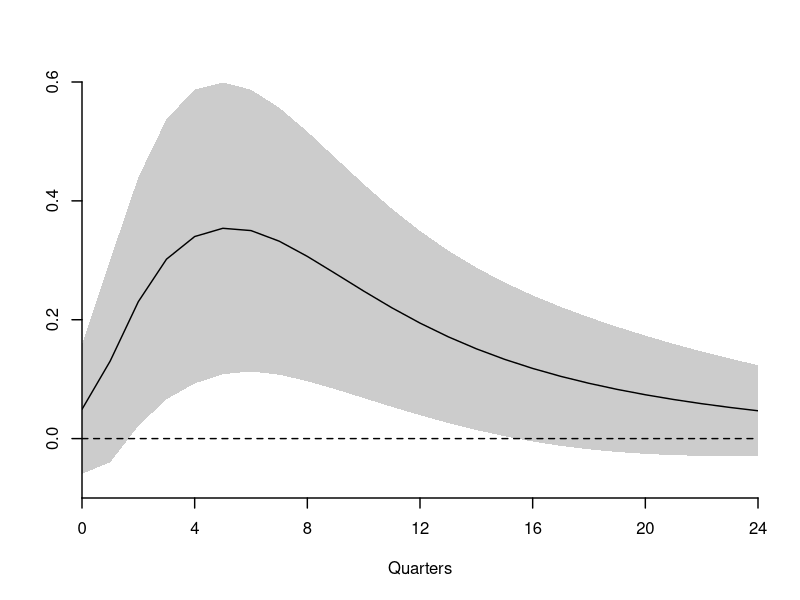
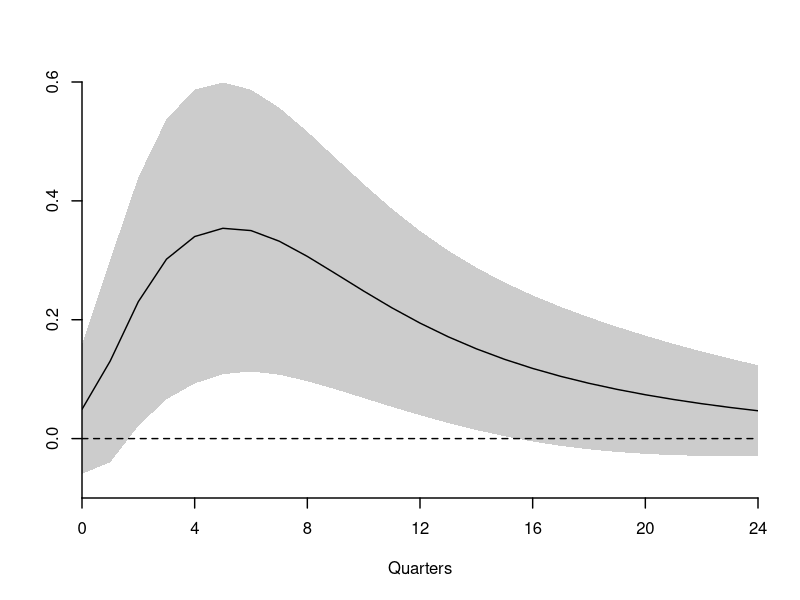
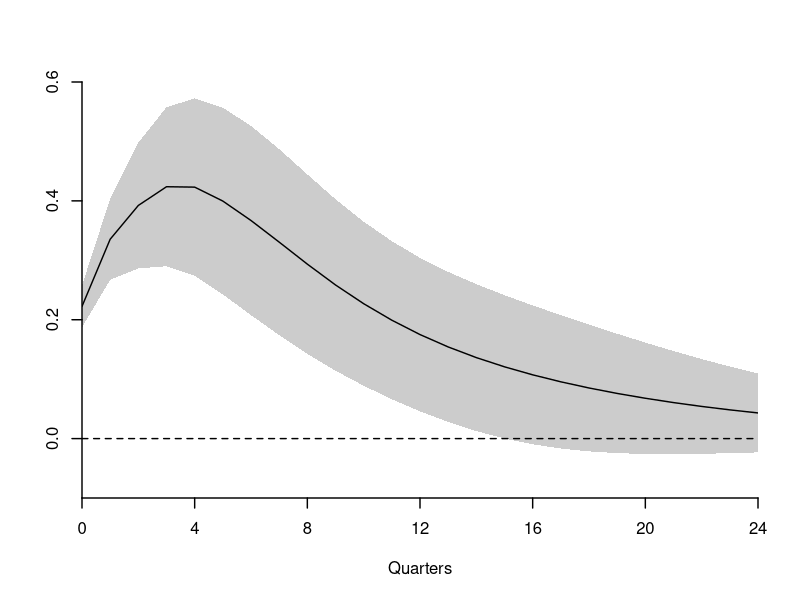
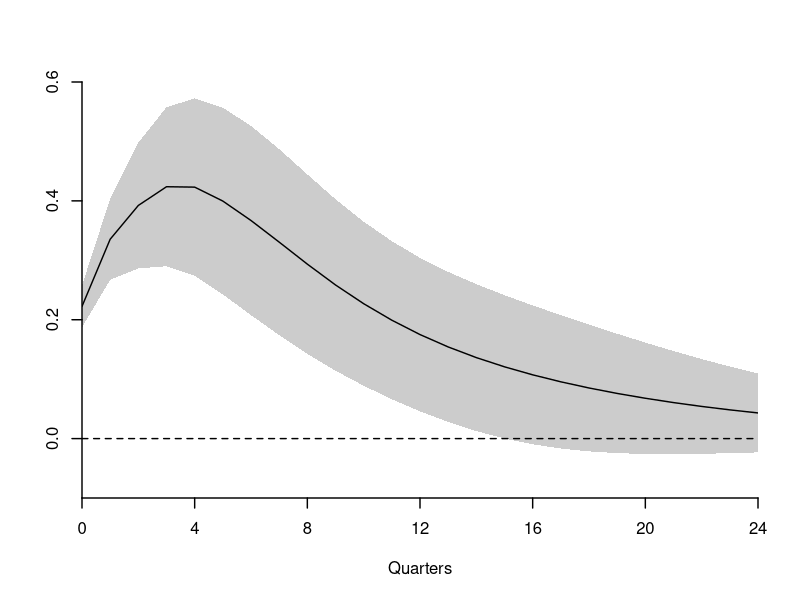

Write R code to recreate these figures, in order.
#########################################################################
##  This file generates Figure 15.4
##  Blanchard-Quah (1989) IRF
#########################################################################
### Uses files figure15_4a.txt, figure15_4b.txt
#########################################

dat <- read.table("figure15_4a.txt")
x <- dat[,1]
f <- dat[,2]
fL <- dat[,3]
fU <- dat[,4]

wd <- 1.4

pdf("HANSEN15-4a.pdf",family="Helvetica",colormodel='cmyk',width=4.5,height=4.5)
plot(x,f,type="l",xaxs="i",yaxs="i",ylab="",xlab="Quarters",bty="n",xaxt="n",yaxt="n",ylim=c(-.1,.6),xlim=c(0,24),lwd=wd) 
polygon(c(x,rev(x)),c(fL,rev(fU)),border=NA,col=grey(.8),lwd=wd)
axis(side=1,seq(0,24,4),lwd=wd)
axis(side=2,seq(-.2,.8,.2),lwd=wd)
abline(h=0,lwd=wd,lty=2)
lines(x,f,lwd=wd)
dev.off()

postscript("HANSEN15-4a.eps",paper="special",width=4.5,height=4.5,horizontal=FALSE,onefile=FALSE,family="Helvetica",colormodel='cmyk')
plot(x,f,type="l",xaxs="i",yaxs="i",ylab="",xlab="Quarters",bty="n",xaxt="n",yaxt="n",ylim=c(-.1,.6),xlim=c(0,24),lwd=wd) 
polygon(c(x,rev(x)),c(fL,rev(fU)),border=NA,col=grey(.8),lwd=wd)
axis(side=1,seq(0,24,4),lwd=wd)
axis(side=2,seq(-.2,.8,.2),lwd=wd)
abline(h=0,lwd=wd,lty=2)
lines(x,f,lwd=wd)
dev.off()

dat <- read.table("figure15_4b.txt")
x <- dat[,1]
f <- dat[,2]
fL <- dat[,3]
fU <- dat[,4]

wd <- 1.4

pdf("HANSEN15-4b.pdf",family="Helvetica",colormodel='cmyk',width=4.5,height=4.5)
plot(x,f,type="l",xaxs="i",yaxs="i",ylab="",xlab="Quarters",bty="n",yaxt="n",xaxt="n",ylim=c(-.1,.6),xlim=c(0,24),lwd=wd) 
polygon(c(x,rev(x)),c(fL,rev(fU)),border=NA,col=grey(.8),lwd=wd)
axis(side=1,seq(0,24,4),lwd=wd)
axis(side=2,seq(-.2,.8,.2),lwd=wd)
abline(h=0,lwd=wd,lty=2)
lines(x,f,lwd=wd)
dev.off()

postscript("HANSEN15-4b.eps",paper="special",width=4.5,height=4.5,horizontal=FALSE,onefile=FALSE,family="Helvetica",colormodel='cmyk')
plot(x,f,type="l",xaxs="i",yaxs="i",ylab="",xlab="Quarters",bty="n",yaxt="n",xaxt="n",ylim=c(-.1,.6),xlim=c(0,24),lwd=wd) 
polygon(c(x,rev(x)),c(fL,rev(fU)),border=NA,col=grey(.8),lwd=wd)
axis(side=1,seq(0,24,4),lwd=wd)
axis(side=2,seq(-.2,.8,.2),lwd=wd)
abline(h=0,lwd=wd,lty=2)
lines(x,f,lwd=wd)
dev.off()
